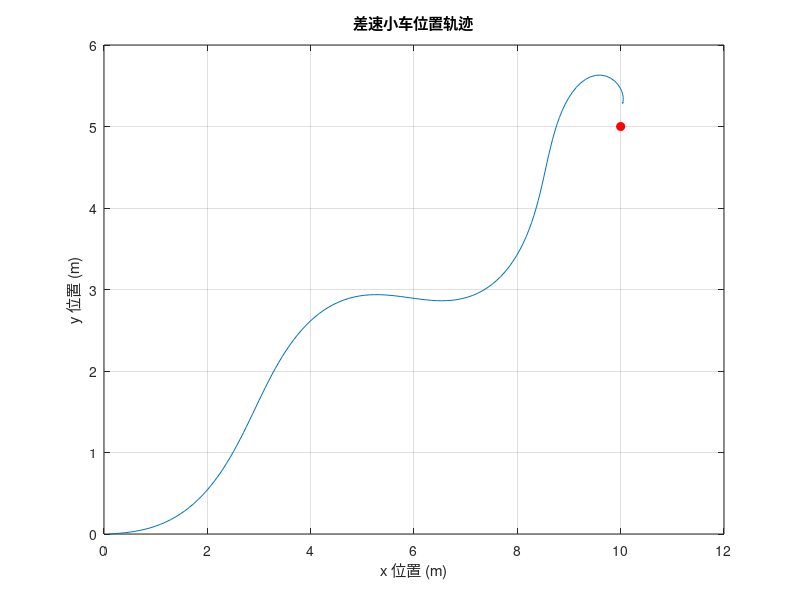

MATLAB code to generate this figure:
% 差速小车数学模型(匀速运动)
%% 车身参数
Wheel_distance = 5;
Wheel_radius = 1;
V_x = zeros(200,1);
V_y = zeros(200,1);
X = zeros(200,1);
Y = zeros(200,1);
theta = zeros(200,1);
%%% 输入速度
V_left = 2;
V_right = 2;

% 小车运动
%% 速度解算-速度-角速度
V = (V_left + V_right) / 2;
omega = (V_right - V_left) / Wheel_distance;

fprintf('小车的线速度 V = %.2f m/s\n', V);
fprintf('小车的角速度 omega = %.2f rad/s\n', omega);

% 时间参数
total_time = 100; 
step_size = 0.05; 
num_steps = total_time / step_size;

% 期望值
X_target = 10; % 目标x位置
Y_target = 5;  % 目标y位置

% 位置误差阈值
error_threshold = 0.3;

% PID 参数（位置控制）
Kp_position = 0.1; % 比例系数
Ki_position = 0.01; % 积分系数
Kd_position = 0.05; % 微分系数

% PID 参数（角度控制）
Kp_angle = 0.2;
Ki_angle = 8.4;
Kd_angle = 0.2;

% PID 参数（停车控制）
Kp_stop = 0.5;
Ki_stop = 0.1;
Kd_stop = 0.05;

% 初始化误差积分和上一次误差
integral_error_y = 0;
previous_error_y = 0;
integral_error_theta = 0;
previous_error_theta = 0;
integral_error_stop_left = 0;
previous_error_stop_left = 0;
integral_error_stop_right = 0;
previous_error_stop_right = 0;

% 运动解算
for i = 1:num_steps
    if i == 1
        theta(i) = omega * step_size;
    else 
        theta(i) = theta(i-1) + omega * step_size;
    end
    V_x(i) = V * cos(theta(i));
    V_y(i) = V * sin(theta(i));
    % 位置更新
    if i == 1
        X(i) = V_x(i) * step_size;
        Y(i) = V_y(i) * step_size;
    else
        X(i) = X(i-1) + V_x(i) * step_size;
        Y(i) = Y(i-1) + V_y(i) * step_size;
    end
    % 计算当前 Y 坐标偏差
    error_y = Y_target - Y(i);
    
    % 计算误差积分
    integral_error_y = integral_error_y + error_y * step_size;
    % 计算误差微分
    derivative_error_y = (error_y - previous_error_y) / step_size;
    % 计算 PID 控制量（位置控制）
    control_y = Kp_position * error_y + Ki_position * integral_error_y + Kd_position * derivative_error_y;
    
    % 计算目标角度
    target_theta = atan2(Y_target - Y(i), X_target - X(i));
    
    % 计算角度误差
    error_theta = target_theta - theta(i);
    % 处理角度误差在 -pi 到 pi 之间
    error_theta = atan2(sin(error_theta), cos(error_theta));
    
    % 计算误差积分（角度控制）
    integral_error_theta = integral_error_theta + error_theta * step_size;
    % 计算误差微分（角度控制）
    derivative_error_theta = (error_theta - previous_error_theta) / step_size;
    % 计算 PID 控制量（角度控制）
    control_theta = Kp_angle * error_theta + Ki_angle * integral_error_theta + Kd_angle * derivative_error_theta;
    
    % 判断是否到达目标位置
    if abs(X(i) - X_target) < error_threshold && abs(Y(i) - Y_target) < error_threshold
       % 到达目标位置，使用 PID 控制停车
        % 左车轮速度误差
        error_stop_left = 0 - V_left;
        integral_error_stop_left = integral_error_stop_left + error_stop_left * step_size;
        derivative_error_stop_left = (error_stop_left - previous_error_stop_left) / step_size;
        control_stop_left = Kp_stop * error_stop_left + Ki_stop * integral_error_stop_left + Kd_stop * derivative_error_stop_left;
        V_left = V_left + control_stop_left;
        
        % 右车轮速度误差
        error_stop_right = 0 - V_right;
        integral_error_stop_right = integral_error_stop_right + error_stop_right * step_size;
        derivative_error_stop_right = (error_stop_right - previous_error_stop_right) / step_size;
        control_stop_right = Kp_stop * error_stop_right + Ki_stop * integral_error_stop_right + Kd_stop * derivative_error_stop_right;
        V_right = V_right + control_stop_right;
    else
        % 根据角度偏差调整轮速
        V_left = V - control_theta;
        V_right = V + control_theta;
        % 根据 Y 坐标偏差调整线速度
        V = control_y;
    end
    
    % 速度限制，避免速度过大
    V_left = max(min(V_left, 10), -10);
    V_right = max(min(V_right, 10), -10);
    
    % 更新速度和角速度
    V = (V_left + V_right) / 2;
    omega = (V_right - V_left) / Wheel_distance;
    
    % 更新上一次误差
    previous_error_y = error_y;
    previous_error_theta = error_theta;
end

% 绘制位置轨迹
figure;
plot(X, Y);
hold on;
plot(X_target, Y_target, 'ro', 'MarkerFaceColor', 'r'); % 标记目标位置
xlabel('x 位置 (m)');
ylabel('y 位置 (m)');
title('差速小车位置轨迹');
grid on;
    